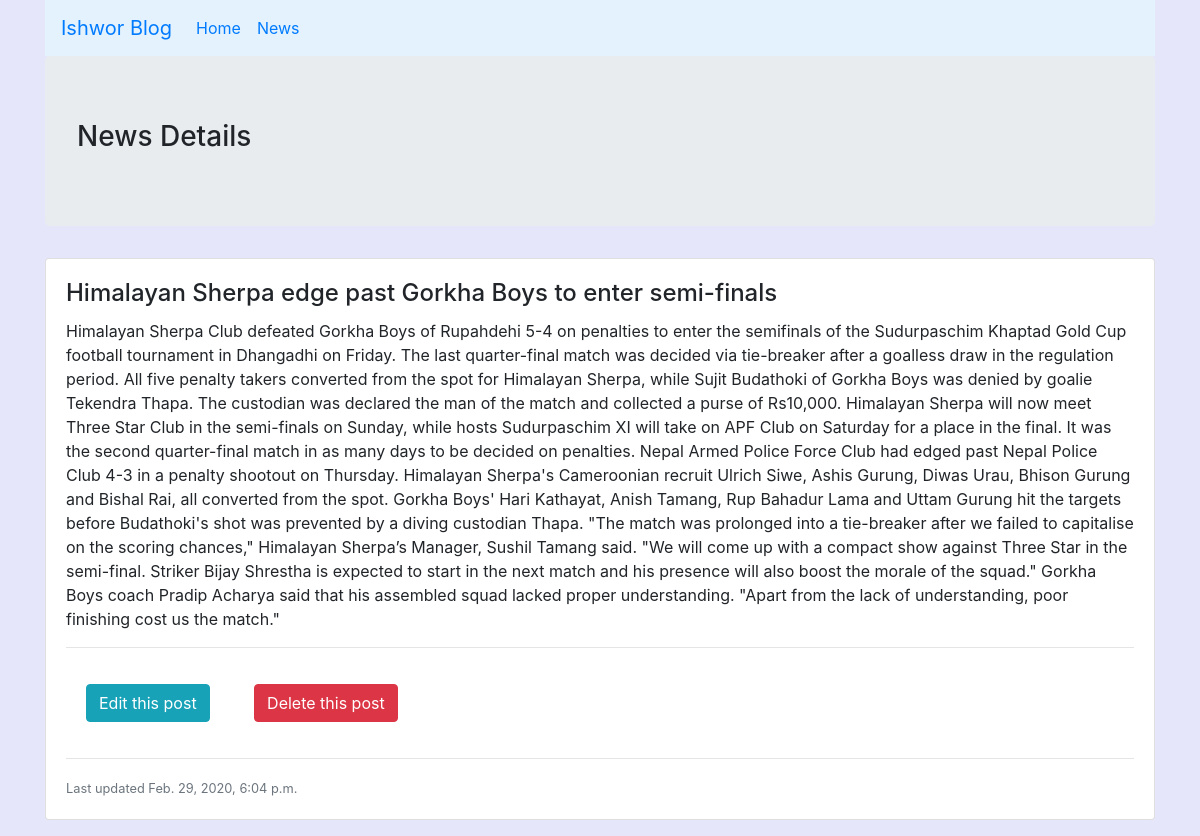
Page /article/6 on the committed database.
### articles/models.py (models this page shows, shortened)
class Article(models.Model):
    author = models.ForeignKey(
        'auth.User', on_delete=models.CASCADE)
    title = models.CharField(max_length=200)
    text = models.TextField()
    date_added = models.DateTimeField(default=timezone.now, blank=True)
    class Meta:
        ordering = ['-date_added']

### articles/views.py (the view)
# urls.py: path('article/<int:pk>', views.ArticleDetailsView.as_view(), name='article_page'),
class ArticleDetailsView(DetailView):
    model = Article
    template_name = 'details.html'
    context_object_name = 'details_doc'

### templates/details.html
{% extends 'base.html' %}
{% block content %}
<div class="jumbotron">
    <div class="body">
        <h3>News Details</h3>
    </div>
</div>
<div class="card mb-3">
    <div class="card-body">
        <h4 class="card-title">{{details_doc.title }}</h4>
        <p class="card-text">{{details_doc.text}}</p>
        <hr>
        <span>
            <a href="{% url 'article_edit' details_doc.pk %}"><button class="btn btn-info">Edit this post</button></a>
        </span>
        <span>
            <a href="{% url 'article_delete' details_doc.pk %}"><button class="btn btn-danger">Delete this
                    post</button></a>
        </span>
        <hr>
        <p class="card-text"><small class="text-muted">Last updated {{details_doc.date_added}} </small></p>
    </div>
</div>
{% endblock content %}

### static/css/basestyle.css (style rules this page uses)
span { display: inline-block; margin: 20px ; }
body { background-color: lavender; }

### rows in the picture
Article: title "Himalayan Sherpa edge past Gorkha Boys to enter semi-finals", text "Himalayan Sherpa Club defeated Gorkha Boys of Rupahdehi 5-4 on penalties to enter the semifinals of the Sudurpaschim Khaptad Gold Cup football tournament in Dhangadhi on Friday. The last quarter-final match was decided via tie-breaker after a goalless draw in the regulation period. All five penalty takers converted from the spot for Himalayan Sherpa, while Sujit Budathoki of Gorkha Boys was denied by goalie Tekendra Thapa. The custodian was declared the man of the match and collected a purse of Rs10,000. Himalayan Sherpa will now meet Three Star Club in the semi-finals on Sunday, while hosts Sudurpaschim XI will take on APF Club on Saturday for a place in the final. It was the second…", date_added "Feb. 29, 2020, 6:04 p.m."
